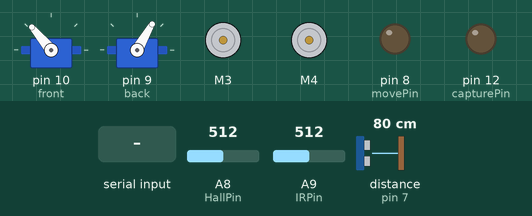
Simulated run of this sketch. Board: Arduino Mega 2560, built with avr-gcc and run on an emulated ATmega2560. Shown: 2 × servo, 2 × DC motor (green arrow = forward, orange = backward, longer = faster), output pins drawn as LEDs (lit = HIGH). Wiring (inferred from the names in the program): ultrasonic range finder: trigger pin 6; echo pin 7. Dashed ring = blinking. Inputs (shaded band) come from the test bench; at power-on: A8 (HallPin) = 512, A9 (IRPin) = 512, distance to the obstacle (sensor on pin 7) 80 cm. The echo pulse lasts 58.3 µs per cm; pins used as bus, display or sensor lines are not drawn; what the sketch prints to the serial monitor is not drawn.

Above: at 1.8 s.
1.9 s: A8 (HallPin) set to 352
At 2.28 s:
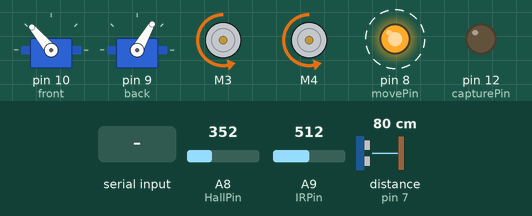
5.4 s: A8 (HallPin) set to 326
At 9.2 s:
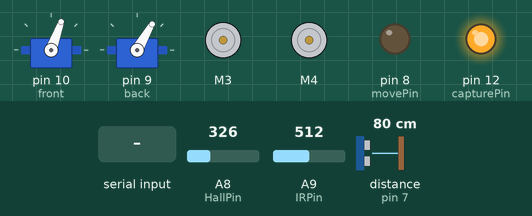
9.4 s: "1" received over Serial
13.4 s: byte 253 (253) received over Serial
At 14.8 s:
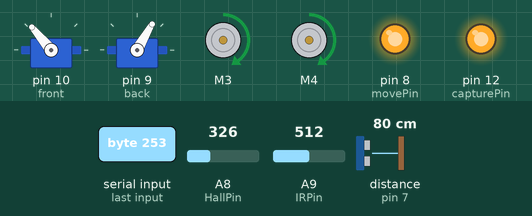
Timing chart, 0 to 19.8 s (numbered marks = the images above; inputs shaded):
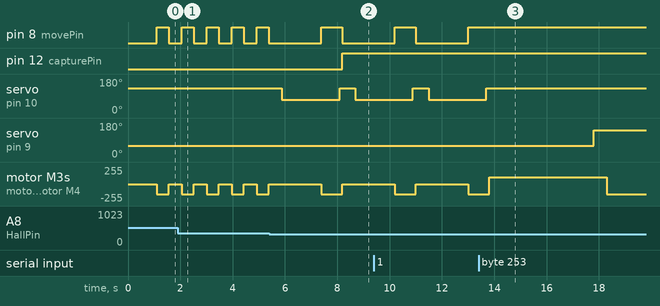

Measured:
- the behaviour switches between 341 and 340 on A8 (HallPin) (found by bisection; images 1 and 2)
- after the input at 5.4 s, pin 12 (capturePin): LOW → HIGH after 2.8 s; servo on pin 10 (front): 130° → 70° after 0.48 s, → 130° 2.2 s later, → 70° 0.61 s later
- after the input at 13.4 s, pin 8 (movePin): stops changing and stays HIGH; servo on pin 10 (front): goes on until 13.7 s, then stays 130°; servo on pin 9 (back): 60° → 141° after 4.4 s

The sketch:

arduinoCode.ino
```cpp
#include <Wire.h>
#include <Adafruit_MotorShield.h>
#include <Servo.h>

// Create the motor shield object with the default I2C address
Adafruit_MotorShield AFMS = Adafruit_MotorShield();

// Select which 'port' M1, M2, rightMotor or leftMotor. In this case, rightMotor and leftMotor
Adafruit_DCMotor *rightMotor = AFMS.getMotor(3);
Adafruit_DCMotor *leftMotor = AFMS.getMotor(4);

// Initialise servo
Servo front;
Servo back;

// Initialise sensor variables
// defines pins numbers
int frontTrigPin = 6;
int frontEchoPin = 7;
int sideTrigPin = 2;
int sideEchoPin = 3;
int IRPin = A9;
int HallPin = A8;
int movePin = 8;
int capturePin = 12;

int IRValue = 0;
int HallValue = 0;
int val = 252;

const int crit = 125;
int counter = 0;

int bClose = 60;
int bOpen = 141;
int fOpen = 70;
int fClose = 130;

void setup() {
  Serial.begin(9600);                       // set up Serial library at 9600 bps
  pinMode(frontTrigPin, OUTPUT);            // Sets the trigPin as an Output
  pinMode(frontEchoPin, INPUT);             // Sets the echoPin as an Input
  pinMode(sideTrigPin, OUTPUT);             // Sets the trigPin as an Output
  pinMode(sideEchoPin, INPUT);              // Sets the echoPin as an Input
  front.write(fClose);
  back.write(bClose);
  close_front();                            // Attach servos to board
  close_back();
  AFMS.begin();                             // Create with the default frequency 1.6KHz
  pinMode(movePin, OUTPUT);                 // Configure LED pins
  pinMode(capturePin, OUTPUT);
  digitalWrite(movePin, LOW);
  digitalWrite(capturePin, LOW);

  // Set the speed to start, from 0 (off) to 255 (max speed)
  drive(150,150);
  halt();
  // turn on motor
  rightMotor->run(RELEASE);
  leftMotor->run(RELEASE);
}

void loop() {
  while (Serial.available() > 0){
    // read in serial value
    val = Serial.read();
  }
  driveLoop(val);

  if (getDistance(frontTrigPin, frontEchoPin) < 7){
    counter ++;
  }else{
    counter  = 0;
  }

  if(counter > 30){
    counter = 0;
    drive(-255,0);
    delay(1900);
  }

  IRValue = analogRead(IRPin);
  if(IRValue > 400){
    //cell caught
    cellRoutine();
  }
}

int getDistance(int trigPin, int echoPin){
  // returns the distance between the wall and the ultrasonic sensor

  // Clears the trigPin
  digitalWrite(trigPin, LOW);
  delayMicroseconds(2);
  // Sets the trigPin on HIGH state for 10 micro seconds
  digitalWrite(trigPin, HIGH);
  delayMicroseconds(10);
  digitalWrite(trigPin, LOW);
  // Reads the echoPin, returns the sound wave travel time in microseconds
  long duration = pulseIn(echoPin, HIGH);
  // Calculating the distance
  int distance= duration*0.034/2;
  // Prints the distance on the Serial Monitor
  return distance;
}

void cellRoutine(){
  // determines if cell is dangerous or not and causes robot to act accordingly
  halt();
  delay(500);
  //true if dangerous
  if(hallSensorTest()){
    // reject cell
    drive(150,150);
    delay(450);
    Serial.write(1);
  }
  else{
    // cell capture routine
    open_front();
    drive(150,150);
    delay(700);
    close_front();
    Serial.write(0);
    digitalWrite(capturePin, HIGH);
  }
  halt();

}

boolean hallSensorTest(){
  // returns value read by hall sensor
  int value;
  value = analogRead(HallPin);
  return (value < 300) ||  (value > 340);
  /*
  int value = 0;
  for(int i = 0; i < 5; i++){
    value += analogRead(sensorPinHall)-511;
  }
  return (value > 0);
  */
}

void drive(int speedR, int speedL){
    // drives motors at speeds input

    rightMotor->run(BACKWARD);
    leftMotor->run(BACKWARD);
    if (speedR < 0){
      speedR = abs(speedR);
      rightMotor->run(FORWARD);
    }
    if (speedL < 0){
      speedL = abs(speedL);
      leftMotor->run(FORWARD);
    }
    leftMotor->setSpeed(speedL);
    rightMotor->setSpeed(speedR);
    digitalWrite(movePin, HIGH);
}

void driveLoop(int val){
    // main driving loop; receives input from Python code

    if(val < crit +3 && val > crit -3){
      // increase speed if driving straight
      drive(200,200);
    }
    else if (val == 255){
      // Sharp turn right
      drive(crit,-crit);
    }

    else if (val == 254){
      // Sharp turn left
      drive(-crit,crit);
    }
    else if (val == 249){
      // Backwards
      drive(-200,-200);
    }
    // At safe zone
    else if (val == 253){
      // reverse
      drive(-100,-100);
      delay(4000);
      // open back
      open_back();
      // drive forwards
      drive(150,150);
      delay(5000);
      close_back();
      halt();
      digitalWrite(capturePin, LOW);
    }

    //go back and go right
    else if(val == 251){
      drive(-255,0);
      delay(1850);
    }

    //go back and go left
    else if(val == 250){
      drive(0,-255);
      delay(1950);

    }

    else if(val == 252){
      halt();
    }

    else{
      drive(2*crit-val, val);
    }
}


void open_front(){
  // Code to open front
  front.attach(10);
  front.write(fOpen);
  delay(1500);
  front.detach();
}

void close_front(){
  // Code to close front
  front.attach(10);
  front.write(fClose);
  delay(100);
  front.detach();
}

void open_back(){
  // Code to open back
  back.attach(9);
  back.write(bOpen);
  delay(500);
}

void close_back(){
  // Code to close back
  back.attach(9);
  back.write(bClose);
  delay(500);
  back.detach();
}


void halt(){
  // halts motors
  leftMotor->setSpeed(0);
  rightMotor->setSpeed(0);
  digitalWrite(movePin, LOW);
}
```
